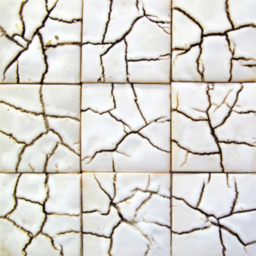
#> input picture data/cracks/train/image/004.png, 256 x 256 px; its folder holds 4 pictures in this run
$ python resize.py   (older library calls are emulated)
#> lines starting #> are read from the running program, lines starting #| are printed output that depends on the picture
from PIL import Image
import os, sys

path = "./data/cracks/train/image/"
dirs = os.listdir( path )

def resize():
    for item in dirs:
        if os.path.isfile(path+item):
            im = Image.open(path+item)
#> im is the input picture: PIL image 256x256 RGBA; mean R, G, B, A 214.8, 212.2, 206.8, 254.7
            f, e = os.path.splitext(path+item)
            imResize = im.resize((512,512), Image.ANTIALIAS)
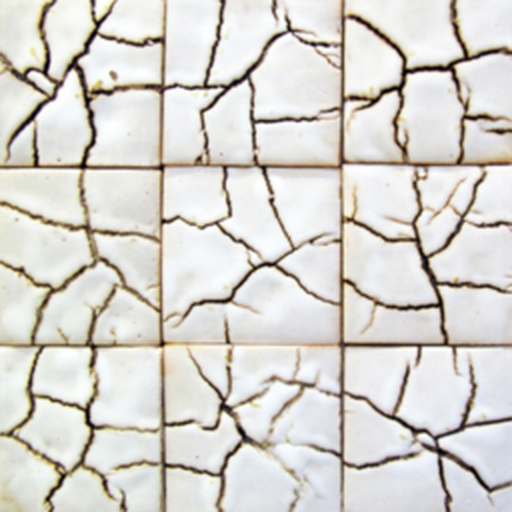
#> imResize: PIL image 512x512 RGBA; mean R, G, B, A 214.8, 212.2, 206.8, 254.7; transparent parts drawn white
            imResize.save(path+'resized/'+item, 'png')

resize()
